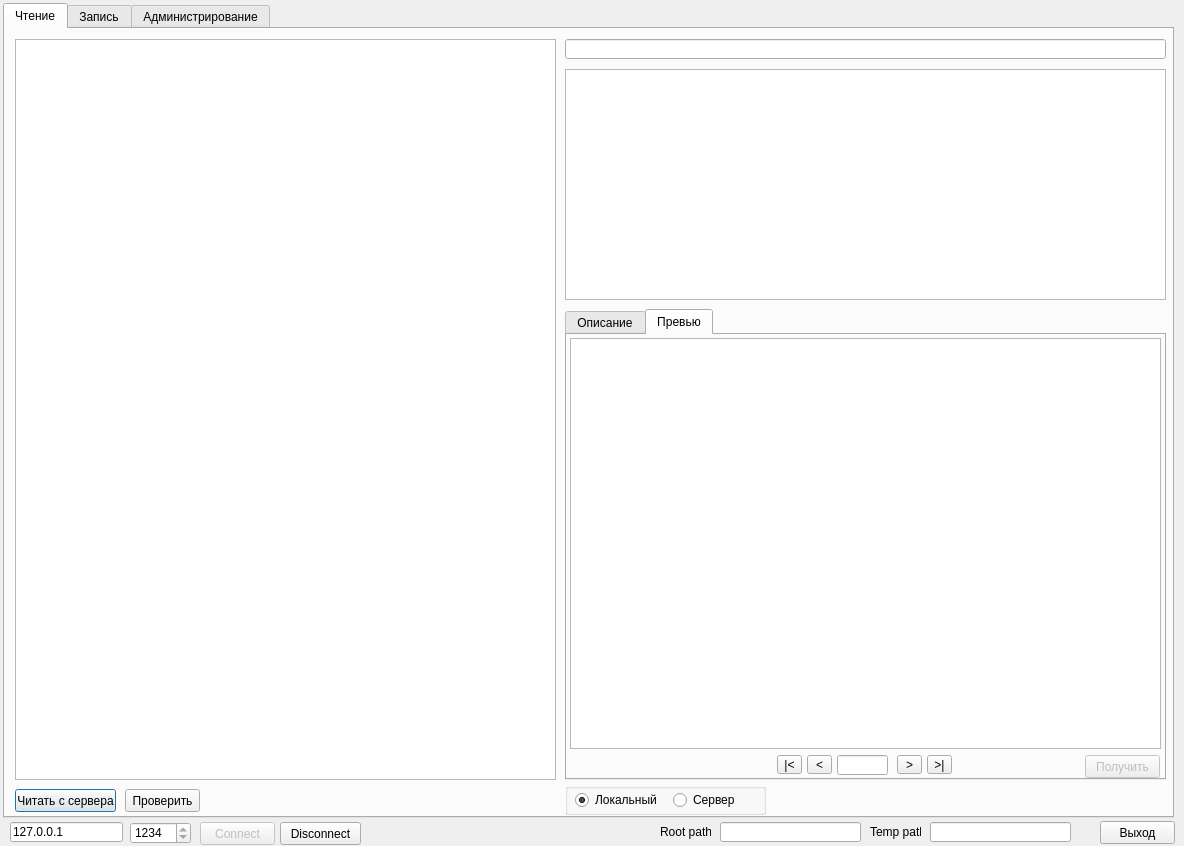
<?xml version="1.0" encoding="UTF-8"?>
<ui version="4.0">
 <class>MainForm</class>
 <widget class="QDialog" name="MainForm">
  <property name="geometry">
   <rect>
    <x>0</x>
    <y>0</y>
    <width>1184</width>
    <height>846</height>
   </rect>
  </property>
  <property name="sizePolicy">
   <sizepolicy hsizetype="Fixed" vsizetype="Fixed">
    <horstretch>0</horstretch>
    <verstretch>0</verstretch>
   </sizepolicy>
  </property>
  <property name="minimumSize">
   <size>
    <width>1184</width>
    <height>846</height>
   </size>
  </property>
  <property name="maximumSize">
   <size>
    <width>1184</width>
    <height>846</height>
   </size>
  </property>
  <property name="windowTitle">
   <string>Главная форма</string>
  </property>
  <widget class="QLineEdit" name="leRoot">
   <property name="geometry">
    <rect>
     <x>720</x>
     <y>822</y>
     <width>141</width>
     <height>20</height>
    </rect>
   </property>
   <property name="text">
    <string/>
   </property>
   <property name="readOnly">
    <bool>true</bool>
   </property>
  </widget>
  <widget class="QLabel" name="label">
   <property name="geometry">
    <rect>
     <x>660</x>
     <y>824</y>
     <width>51</width>
     <height>16</height>
    </rect>
   </property>
   <property name="text">
    <string>Root path</string>
   </property>
  </widget>
  <widget class="QLabel" name="label_2">
   <property name="geometry">
    <rect>
     <x>870</x>
     <y>824</y>
     <width>51</width>
     <height>16</height>
    </rect>
   </property>
   <property name="text">
    <string>Temp path</string>
   </property>
  </widget>
  <widget class="QLineEdit" name="leTemp">
   <property name="geometry">
    <rect>
     <x>930</x>
     <y>822</y>
     <width>141</width>
     <height>20</height>
    </rect>
   </property>
   <property name="text">
    <string/>
   </property>
   <property name="readOnly">
    <bool>true</bool>
   </property>
  </widget>
  <widget class="QTabWidget" name="tabWidget">
   <property name="geometry">
    <rect>
     <x>3</x>
     <y>3</y>
     <width>1171</width>
     <height>815</height>
    </rect>
   </property>
   <property name="sizePolicy">
    <sizepolicy hsizetype="Fixed" vsizetype="Fixed">
     <horstretch>0</horstretch>
     <verstretch>0</verstretch>
    </sizepolicy>
   </property>
   <property name="minimumSize">
    <size>
     <width>1171</width>
     <height>815</height>
    </size>
   </property>
   <property name="maximumSize">
    <size>
     <width>1171</width>
     <height>815</height>
    </size>
   </property>
   <property name="currentIndex">
    <number>0</number>
   </property>
   <widget class="QWidget" name="tab_4">
    <attribute name="title">
     <string>Чтение</string>
    </attribute>
    <widget class="QTreeView" name="tvRead">
     <property name="geometry">
      <rect>
       <x>10</x>
       <y>10</y>
       <width>541</width>
       <height>741</height>
      </rect>
     </property>
     <property name="horizontalScrollBarPolicy">
      <enum>Qt::ScrollBarAsNeeded</enum>
     </property>
    </widget>
    <widget class="QPushButton" name="pbRead">
     <property name="geometry">
      <rect>
       <x>10</x>
       <y>760</y>
       <width>101</width>
       <height>23</height>
      </rect>
     </property>
     <property name="text">
      <string>Читать с сервера</string>
     </property>
    </widget>
    <widget class="QPushButton" name="pbRefreshRead">
     <property name="geometry">
      <rect>
       <x>120</x>
       <y>760</y>
       <width>75</width>
       <height>23</height>
      </rect>
     </property>
     <property name="text">
      <string>Проверить</string>
     </property>
    </widget>
    <widget class="QTabWidget" name="tabWidget_2">
     <property name="geometry">
      <rect>
       <x>560</x>
       <y>280</y>
       <width>601</width>
       <height>471</height>
      </rect>
     </property>
     <property name="currentIndex">
      <number>1</number>
     </property>
     <widget class="QWidget" name="tab_5">
      <attribute name="title">
       <string>Описание</string>
      </attribute>
      <widget class="QPlainTextEdit" name="pteDesRead">
       <property name="geometry">
        <rect>
         <x>3</x>
         <y>3</y>
         <width>591</width>
         <height>441</height>
        </rect>
       </property>
      </widget>
     </widget>
     <widget class="QWidget" name="tab_6">
      <attribute name="title">
       <string>Превью</string>
      </attribute>
      <widget class="QGraphicsView" name="graphicsView">
       <property name="geometry">
        <rect>
         <x>3</x>
         <y>3</y>
         <width>591</width>
         <height>411</height>
        </rect>
       </property>
      </widget>
      <widget class="QLineEdit" name="leNumPreview">
       <property name="geometry">
        <rect>
         <x>270</x>
         <y>420</y>
         <width>51</width>
         <height>20</height>
        </rect>
       </property>
       <property name="alignment">
        <set>Qt::AlignCenter</set>
       </property>
       <property name="readOnly">
        <bool>true</bool>
       </property>
      </widget>
      <widget class="QToolButton" name="tbPriorPreview">
       <property name="geometry">
        <rect>
         <x>240</x>
         <y>420</y>
         <width>25</width>
         <height>19</height>
        </rect>
       </property>
       <property name="text">
        <string>&lt;</string>
       </property>
      </widget>
      <widget class="QToolButton" name="tbFirstPreview">
       <property name="geometry">
        <rect>
         <x>210</x>
         <y>420</y>
         <width>25</width>
         <height>19</height>
        </rect>
       </property>
       <property name="text">
        <string>|&lt;</string>
       </property>
      </widget>
      <widget class="QToolButton" name="tbLastPreview">
       <property name="geometry">
        <rect>
         <x>360</x>
         <y>420</y>
         <width>25</width>
         <height>19</height>
        </rect>
       </property>
       <property name="text">
        <string>&gt;|</string>
       </property>
      </widget>
      <widget class="QToolButton" name="tbNextPreview">
       <property name="geometry">
        <rect>
         <x>330</x>
         <y>420</y>
         <width>25</width>
         <height>19</height>
        </rect>
       </property>
       <property name="text">
        <string>&gt;</string>
       </property>
      </widget>
      <widget class="QPushButton" name="pbLoadPreviews">
       <property name="enabled">
        <bool>false</bool>
       </property>
       <property name="geometry">
        <rect>
         <x>518</x>
         <y>420</y>
         <width>75</width>
         <height>23</height>
        </rect>
       </property>
       <property name="text">
        <string>Получить</string>
       </property>
      </widget>
     </widget>
    </widget>
    <widget class="QTableView" name="tabvListFiles">
     <property name="geometry">
      <rect>
       <x>560</x>
       <y>40</y>
       <width>601</width>
       <height>231</height>
      </rect>
     </property>
     <attribute name="verticalHeaderVisible">
      <bool>false</bool>
     </attribute>
    </widget>
    <widget class="QGroupBox" name="groupBox">
     <property name="geometry">
      <rect>
       <x>560</x>
       <y>754</y>
       <width>201</width>
       <height>32</height>
      </rect>
     </property>
     <property name="title">
      <string/>
     </property>
     <widget class="QRadioButton" name="rbSourseLoc">
      <property name="geometry">
       <rect>
        <x>10</x>
        <y>8</y>
        <width>82</width>
        <height>18</height>
       </rect>
      </property>
      <property name="text">
       <string>Локальный</string>
      </property>
      <property name="checked">
       <bool>true</bool>
      </property>
     </widget>
     <widget class="QRadioButton" name="rbSourceServ">
      <property name="geometry">
       <rect>
        <x>108</x>
        <y>8</y>
        <width>82</width>
        <height>18</height>
       </rect>
      </property>
      <property name="text">
       <string>Сервер</string>
      </property>
     </widget>
    </widget>
    <widget class="QLineEdit" name="leModelTitle">
     <property name="geometry">
      <rect>
       <x>560</x>
       <y>10</y>
       <width>601</width>
       <height>20</height>
      </rect>
     </property>
     <property name="font">
      <font>
       <weight>75</weight>
       <bold>true</bold>
      </font>
     </property>
     <property name="readOnly">
      <bool>true</bool>
     </property>
    </widget>
   </widget>
   <widget class="QWidget" name="tab_2">
    <attribute name="title">
     <string>Запись</string>
    </attribute>
    <widget class="QPushButton" name="pbWrite">
     <property name="geometry">
      <rect>
       <x>10</x>
       <y>760</y>
       <width>101</width>
       <height>23</height>
      </rect>
     </property>
     <property name="text">
      <string>Писать на сервер</string>
     </property>
    </widget>
    <widget class="QTreeView" name="tvWrite">
     <property name="geometry">
      <rect>
       <x>10</x>
       <y>10</y>
       <width>541</width>
       <height>741</height>
      </rect>
     </property>
    </widget>
    <widget class="QPushButton" name="pbRefresh_Write">
     <property name="geometry">
      <rect>
       <x>120</x>
       <y>760</y>
       <width>75</width>
       <height>23</height>
      </rect>
     </property>
     <property name="text">
      <string>Проверить</string>
     </property>
    </widget>
    <widget class="QTabWidget" name="tabWidget_3">
     <property name="geometry">
      <rect>
       <x>560</x>
       <y>280</y>
       <width>601</width>
       <height>471</height>
      </rect>
     </property>
     <property name="currentIndex">
      <number>1</number>
     </property>
     <widget class="QWidget" name="tab_7">
      <attribute name="title">
       <string>Описание</string>
      </attribute>
      <widget class="QPlainTextEdit" name="pteDesRead_2">
       <property name="geometry">
        <rect>
         <x>3</x>
         <y>3</y>
         <width>591</width>
         <height>441</height>
        </rect>
       </property>
      </widget>
     </widget>
     <widget class="QWidget" name="tab_8">
      <attribute name="title">
       <string>Превью</string>
      </attribute>
      <widget class="QGraphicsView" name="graphicsView_2">
       <property name="geometry">
        <rect>
         <x>3</x>
         <y>3</y>
         <width>591</width>
         <height>411</height>
        </rect>
       </property>
      </widget>
      <widget class="QLineEdit" name="leNumPreview_2">
       <property name="geometry">
        <rect>
         <x>270</x>
         <y>420</y>
         <width>51</width>
         <height>20</height>
        </rect>
       </property>
       <property name="alignment">
        <set>Qt::AlignCenter</set>
       </property>
       <property name="readOnly">
        <bool>true</bool>
       </property>
      </widget>
      <widget class="QToolButton" name="tbPriorPreview_2">
       <property name="geometry">
        <rect>
         <x>240</x>
         <y>420</y>
         <width>25</width>
         <height>19</height>
        </rect>
       </property>
       <property name="text">
        <string>&lt;</string>
       </property>
      </widget>
      <widget class="QToolButton" name="tbFirstPreview_2">
       <property name="geometry">
        <rect>
         <x>210</x>
         <y>420</y>
         <width>25</width>
         <height>19</height>
        </rect>
       </property>
       <property name="text">
        <string>|&lt;</string>
       </property>
      </widget>
      <widget class="QToolButton" name="tbLastPreview_2">
       <property name="geometry">
        <rect>
         <x>360</x>
         <y>420</y>
         <width>25</width>
         <height>19</height>
        </rect>
       </property>
       <property name="text">
        <string>&gt;|</string>
       </property>
      </widget>
      <widget class="QToolButton" name="tbNextPreview_2">
       <property name="geometry">
        <rect>
         <x>330</x>
         <y>420</y>
         <width>25</width>
         <height>19</height>
        </rect>
       </property>
       <property name="text">
        <string>&gt;</string>
       </property>
      </widget>
      <widget class="QPushButton" name="pbLoadPreviews_2">
       <property name="enabled">
        <bool>false</bool>
       </property>
       <property name="geometry">
        <rect>
         <x>518</x>
         <y>420</y>
         <width>75</width>
         <height>23</height>
        </rect>
       </property>
       <property name="text">
        <string>Получить</string>
       </property>
      </widget>
     </widget>
    </widget>
    <widget class="QLineEdit" name="leModelTitle_2">
     <property name="geometry">
      <rect>
       <x>560</x>
       <y>10</y>
       <width>601</width>
       <height>20</height>
      </rect>
     </property>
     <property name="font">
      <font>
       <weight>75</weight>
       <bold>true</bold>
      </font>
     </property>
     <property name="readOnly">
      <bool>true</bool>
     </property>
    </widget>
    <widget class="QTableView" name="tabvListFiles_2">
     <property name="geometry">
      <rect>
       <x>560</x>
       <y>40</y>
       <width>601</width>
       <height>231</height>
      </rect>
     </property>
     <attribute name="verticalHeaderVisible">
      <bool>false</bool>
     </attribute>
    </widget>
    <widget class="QGroupBox" name="groupBox_2">
     <property name="geometry">
      <rect>
       <x>560</x>
       <y>754</y>
       <width>201</width>
       <height>32</height>
      </rect>
     </property>
     <property name="title">
      <string/>
     </property>
     <widget class="QRadioButton" name="rbSourseLoc_2">
      <property name="geometry">
       <rect>
        <x>10</x>
        <y>8</y>
        <width>82</width>
        <height>18</height>
       </rect>
      </property>
      <property name="text">
       <string>Локальный</string>
      </property>
      <property name="checked">
       <bool>true</bool>
      </property>
     </widget>
     <widget class="QRadioButton" name="rbSourceServ_2">
      <property name="geometry">
       <rect>
        <x>108</x>
        <y>8</y>
        <width>82</width>
        <height>18</height>
       </rect>
      </property>
      <property name="text">
       <string>Сервер</string>
      </property>
     </widget>
    </widget>
   </widget>
   <widget class="QWidget" name="tab_3">
    <attribute name="title">
     <string>Администрирование</string>
    </attribute>
    <widget class="QListView" name="lvLogins">
     <property name="geometry">
      <rect>
       <x>10</x>
       <y>40</y>
       <width>271</width>
       <height>671</height>
      </rect>
     </property>
     <property name="font">
      <font>
       <pointsize>11</pointsize>
      </font>
     </property>
    </widget>
    <widget class="QLineEdit" name="le_ver_pass">
     <property name="geometry">
      <rect>
       <x>60</x>
       <y>10</y>
       <width>141</width>
       <height>20</height>
      </rect>
     </property>
    </widget>
    <widget class="QPushButton" name="pbVerPassword">
     <property name="geometry">
      <rect>
       <x>208</x>
       <y>8</y>
       <width>75</width>
       <height>23</height>
      </rect>
     </property>
     <property name="text">
      <string>Проверка</string>
     </property>
    </widget>
    <widget class="QLabel" name="label_11">
     <property name="geometry">
      <rect>
       <x>13</x>
       <y>12</y>
       <width>46</width>
       <height>13</height>
      </rect>
     </property>
     <property name="text">
      <string>Пароль</string>
     </property>
    </widget>
    <widget class="QPushButton" name="pbAddUser">
     <property name="geometry">
      <rect>
       <x>10</x>
       <y>717</y>
       <width>75</width>
       <height>23</height>
      </rect>
     </property>
     <property name="text">
      <string>Добавить</string>
     </property>
    </widget>
    <widget class="QPushButton" name="pbEditUser">
     <property name="enabled">
      <bool>false</bool>
     </property>
     <property name="geometry">
      <rect>
       <x>100</x>
       <y>717</y>
       <width>91</width>
       <height>23</height>
      </rect>
     </property>
     <property name="text">
      <string>Редактировать</string>
     </property>
    </widget>
    <widget class="QPushButton" name="pbDelUser">
     <property name="enabled">
      <bool>false</bool>
     </property>
     <property name="geometry">
      <rect>
       <x>206</x>
       <y>717</y>
       <width>75</width>
       <height>23</height>
      </rect>
     </property>
     <property name="text">
      <string>Удалить</string>
     </property>
    </widget>
    <widget class="QTreeView" name="tvAdminTree">
     <property name="geometry">
      <rect>
       <x>290</x>
       <y>40</y>
       <width>871</width>
       <height>671</height>
      </rect>
     </property>
    </widget>
   </widget>
  </widget>
  <widget class="QPushButton" name="pbExit">
   <property name="geometry">
    <rect>
     <x>1100</x>
     <y>821</y>
     <width>75</width>
     <height>23</height>
    </rect>
   </property>
   <property name="text">
    <string>Выход</string>
   </property>
  </widget>
  <widget class="QSpinBox" name="sbPort">
   <property name="geometry">
    <rect>
     <x>130</x>
     <y>822</y>
     <width>61</width>
     <height>22</height>
    </rect>
   </property>
   <property name="readOnly">
    <bool>true</bool>
   </property>
   <property name="maximum">
    <number>9999</number>
   </property>
   <property name="value">
    <number>1234</number>
   </property>
  </widget>
  <widget class="QPushButton" name="pbConnect">
   <property name="enabled">
    <bool>false</bool>
   </property>
   <property name="geometry">
    <rect>
     <x>200</x>
     <y>822</y>
     <width>75</width>
     <height>23</height>
    </rect>
   </property>
   <property name="text">
    <string>Connect</string>
   </property>
  </widget>
  <widget class="QLineEdit" name="leAddr">
   <property name="geometry">
    <rect>
     <x>10</x>
     <y>822</y>
     <width>113</width>
     <height>20</height>
    </rect>
   </property>
   <property name="text">
    <string>127.0.0.1</string>
   </property>
   <property name="readOnly">
    <bool>true</bool>
   </property>
  </widget>
  <widget class="QPushButton" name="pbDisconnect">
   <property name="geometry">
    <rect>
     <x>280</x>
     <y>822</y>
     <width>81</width>
     <height>23</height>
    </rect>
   </property>
   <property name="text">
    <string>Disconnect</string>
   </property>
  </widget>
 </widget>
 <resources/>
 <connections>
  <connection>
   <sender>lvLogins</sender>
   <signal>clicked(QModelIndex)</signal>
   <receiver>MainForm</receiver>
   <slot>OnLoginsClicked(QModelIndex)</slot>
   <hints>
    <hint type="sourcelabel">
     <x>280</x>
     <y>713</y>
    </hint>
    <hint type="destinationlabel">
     <x>399</x>
     <y>821</y>
    </hint>
   </hints>
  </connection>
  <connection>
   <sender>pbAddUser</sender>
   <signal>clicked()</signal>
   <receiver>MainForm</receiver>
   <slot>OnNewLogin()</slot>
   <hints>
    <hint type="sourcelabel">
     <x>46</x>
     <y>764</y>
    </hint>
    <hint type="destinationlabel">
     <x>22</x>
     <y>847</y>
    </hint>
   </hints>
  </connection>
  <connection>
   <sender>pbDelUser</sender>
   <signal>clicked()</signal>
   <receiver>MainForm</receiver>
   <slot>OnDelLogin()</slot>
   <hints>
    <hint type="sourcelabel">
     <x>271</x>
     <y>764</y>
    </hint>
    <hint type="destinationlabel">
     <x>289</x>
     <y>845</y>
    </hint>
   </hints>
  </connection>
  <connection>
   <sender>pbVerPassword</sender>
   <signal>clicked()</signal>
   <receiver>MainForm</receiver>
   <slot>OnVerPassword()</slot>
   <hints>
    <hint type="sourcelabel">
     <x>273</x>
     <y>55</y>
    </hint>
    <hint type="destinationlabel">
     <x>405</x>
     <y>24</y>
    </hint>
   </hints>
  </connection>
  <connection>
   <sender>pbEditUser</sender>
   <signal>clicked()</signal>
   <receiver>MainForm</receiver>
   <slot>OnEditLogin()</slot>
   <hints>
    <hint type="sourcelabel">
     <x>170</x>
     <y>764</y>
    </hint>
    <hint type="destinationlabel">
     <x>105</x>
     <y>846</y>
    </hint>
   </hints>
  </connection>
  <connection>
   <sender>pbConnect</sender>
   <signal>clicked()</signal>
   <receiver>MainForm</receiver>
   <slot>OnConnect()</slot>
   <hints>
    <hint type="sourcelabel">
     <x>238</x>
     <y>830</y>
    </hint>
    <hint type="destinationlabel">
     <x>196</x>
     <y>820</y>
    </hint>
   </hints>
  </connection>
  <connection>
   <sender>pbDisconnect</sender>
   <signal>clicked()</signal>
   <receiver>MainForm</receiver>
   <slot>OnDisconnecting()</slot>
   <hints>
    <hint type="sourcelabel">
     <x>322</x>
     <y>831</y>
    </hint>
    <hint type="destinationlabel">
     <x>432</x>
     <y>830</y>
    </hint>
   </hints>
  </connection>
 </connections>
 <slots>
  <slot>OnConnect()</slot>
  <slot>OnProba()</slot>
  <slot>OnDisconnecting()</slot>
  <slot>OnAddSend()</slot>
  <slot>OnStartSend()</slot>
  <slot>OnClearSendAll()</slot>
  <slot>OnAddDelete()</slot>
  <slot>OnStartDelete()</slot>
  <slot>OnClearDelete()</slot>
  <slot>OnListFiles()</slot>
  <slot>OnAddReceive()</slot>
  <slot>OnReceiveClear()</slot>
  <slot>OnDeleteLocal()</slot>
  <slot>OnClearDeleteLocal()</slot>
  <slot>OnStartReceive()</slot>
  <slot>OnListFilesLocal()</slot>
  <slot>OnUpdateStruct()</slot>
  <slot>OnClearModels()</slot>
  <slot>OnLocalModelClick(QModelIndex)</slot>
  <slot>OnServerModelClick(QModelIndex)</slot>
  <slot>OnNewLogin()</slot>
  <slot>OnEditLogin()</slot>
  <slot>OnDelLogin()</slot>
  <slot>OnLoginsClicked(QModelIndex)</slot>
  <slot>OnVerPassword()</slot>
  <slot>OnClickAddPicture()</slot>
 </slots>
</ui>
